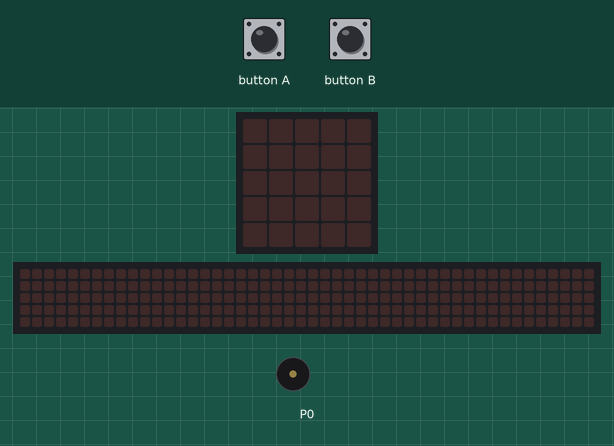
Bench run of a program on a simulated BBC micro:bit (MakeCode). On the bench: the board's 5×5 LED display, a strip that is not on the board, showing the scrolling text unrolled, buzzer (waves = sounding). The test bench sets the inputs (shaded band). The 48×5 strip is a reading aid, not a part: it shows the text the display is scrolling, unrolled, one strip-width of it at a time.

Above: at 1.2 s.
1.3 s: button A pressed for 0.15 s
At 3.36 s:
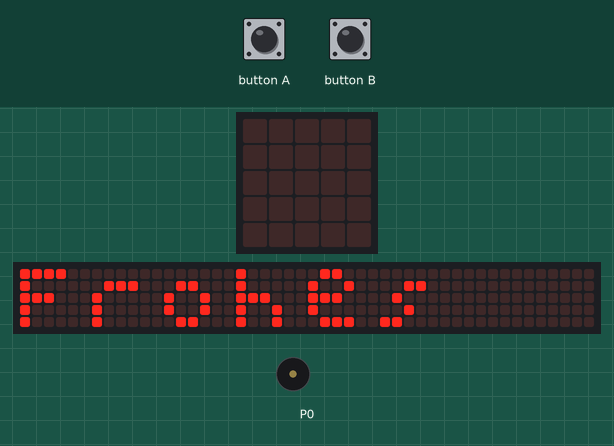
At 3.81 s:
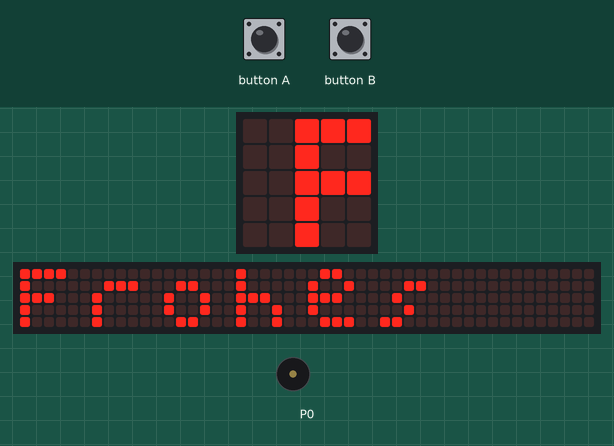
4.3 s: button B pressed for 0.15 s
At 19.9 s:
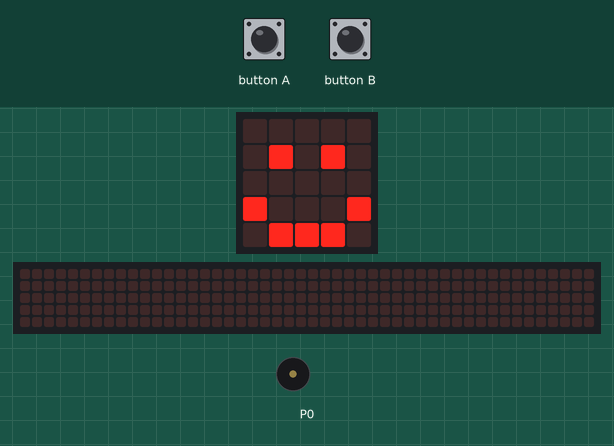
Timing chart, 0 to 21.4 s (numbered marks = the images above; inputs shaded):
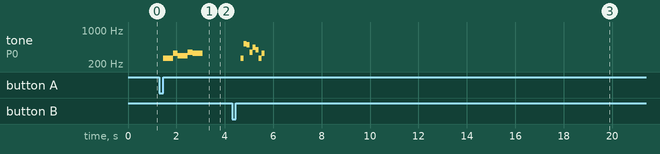

Measured:
- after the input at 1.3 s, tone on P0: plays 262 Hz for 0.41 s, 330 Hz for 0.21 s, 294 Hz for 0.41 s, 349 Hz for 0.21 s, 330 Hz for 0.41 s, starting after 0.15 s; the display: changes after 2.0 s (image 1)
- after the input at 4.3 s, tone on P0: plays 262 Hz for 0.13 s, 523 Hz for 0.13 s, 494 Hz for 0.13 s, 349 Hz for 0.13 s, 440 Hz for 0.13 s, 392 Hz for 0.13 s … (8 notes in this stretch), starting after 0.35 s
- what the display in image 3 shows lasts 0.6 s, from 19.5 s to 20.1 s

The program:

main.ts
```typescript
input.onButtonPressed(Button.A, function () {
    music.playMelody("C C E D D F E E ", 300)
    basic.pause(200)
    basic.showString("Frohes")
    basic.showString("neues")
    basic.showString("Jahr")
    basic.showIcon(IconNames.Happy)
    for (let index = 0; index < 10; index++) {
        basic.showLeds(`
            . . . . .
            . . . . .
            . . . . .
            . . . . .
            . . # . .
            `)
        basic.showLeds(`
            . . . . .
            . . . . .
            . . . . .
            . # . # .
            . . # . .
            `)
        basic.showLeds(`
            . . . . .
            . . . . .
            . . . . .
            . # . # .
            . . . . .
            `)
        basic.showLeds(`
            . . . . .
            . . . . .
            # . . . #
            . # . # .
            . . . . .
            `)
        basic.showLeds(`
            . . . . .
            . . . . .
            # # # # #
            . . . . .
            . . . . .
            `)
        basic.showLeds(`
            . . . . .
            . # # # .
            # . . . #
            . . . . .
            . . . . .
            `)
        basic.showLeds(`
            . . # . .
            . # # # .
            . . . . .
            . . . . .
            . . . . .
            `)
        basic.showLeds(`
            . # . # .
            . . # . .
            . . . . .
            . . . . .
            . . . . .
            `)
        basic.showLeds(`
            # . . . #
            . . # . .
            . . . . .
            . . . . .
            . . . . .
            `)
        basic.showLeds(`
            . # . # .
            . . # . .
            . . . . .
            . . . . .
            . . . . .
            `)
        basic.showLeds(`
            . . # . .
            . # # # .
            . . . . .
            . . . . .
            . . . . .
            `)
        basic.showLeds(`
            . . . . .
            . # # # .
            # . . . #
            . . . . .
            . . . . .
            `)
        basic.showLeds(`
            . . . . .
            . . . . .
            # # # # #
            . . . . .
            . . . . .
            `)
        basic.showLeds(`
            . . . . .
            . . . . .
            # . . . #
            . # . # .
            . . . . .
            `)
        basic.showLeds(`
            . . . . .
            . . . . .
            . . . . .
            . # . # .
            . . . . .
            `)
        basic.showLeds(`
            . . . . .
            . . . . .
            . . . . .
            . # . # .
            . . # . .
            `)
        basic.showLeds(`
            . . . . .
            . . . . .
            . . . . .
            . . . . .
            . . # . .
            `)
    }
})
input.onButtonPressed(Button.B, function () {
    basic.pause(200)
    music.playMelody("C C5 B F A G C E ", 500)
    basic.showString("Guten Rutsch")
    basic.showString("ins neue Jahr")
    for (let index = 0; index < 10; index++) {
        basic.showLeds(`
            . . . . .
            . . . . .
            . . # . .
            . . . . .
            . . . . .
            `)
        basic.showIcon(IconNames.SmallDiamond)
        basic.showIcon(IconNames.Diamond)
        basic.showLeds(`
            . # . # .
            # . . . #
            . . . . .
            # . . . #
            . # . # .
            `)
        basic.showLeds(`
            # . . . #
            . . . . .
            . . . . .
            . . . . .
            # . . . #
            `)
        basic.showLeds(`
            . # . # .
            # . . . #
            . . . . .
            # . . . #
            . # . # .
            `)
        basic.showIcon(IconNames.Diamond)
        basic.showIcon(IconNames.SmallDiamond)
        basic.showLeds(`
            . . . . .
            . . . . .
            . . # . .
            . . . . .
            . . . . .
            `)
    }
    for (let index = 0; index < 2; index++) {
        basic.showIcon(IconNames.Happy)
        basic.showLeds(`
            . . . . .
            . # . . .
            . . . . .
            # . . . #
            . # # # .
            `)
    }
    for (let index = 0; index < 2; index++) {
        basic.showIcon(IconNames.Happy)
        basic.showLeds(`
            . # . # .
            . . . . .
            . . . . .
            # . . . #
            . # # # .
            `)
        basic.showLeds(`
            . # . # .
            . . . . .
            # . . . #
            # . . . #
            . # # # .
            `)
    }
    basic.pause(500)
    basic.showLeds(`
        # . . . #
        # # . # #
        # . # . #
        # . . . #
        # . . . #
        `)
    basic.pause(500)
    basic.showLeds(`
        . . # . .
        . # . # .
        . # # # .
        . # . # .
        . # . # .
        `)
    basic.pause(500)
    basic.showLeds(`
        # . . . #
        # # # # #
        # . # . #
        # . . # #
        # . . . #
        `)
    basic.pause(500)
    basic.showLeds(`
        . # . . #
        . # . # .
        . # # . .
        . # . # .
        . # . . #
        `)
    basic.pause(500)
    basic.showLeds(`
        . . # # #
        . . # . .
        . . . # .
        . . . . #
        . . # # #
        `)
    basic.pause(500)
    basic.showLeds(`
        . # # # .
        . # . . .
        . # # . .
        . # . . .
        . # # # .
        `)
    music.playMelody("C5 A F A C5 A F A ", 509)
})
```

test.ts
```typescript
// Hier kann man Tests durchführen; diese Datei wird nicht kompiliert, wenn dieses Paket als Erweiterung verwendet wird.
```
